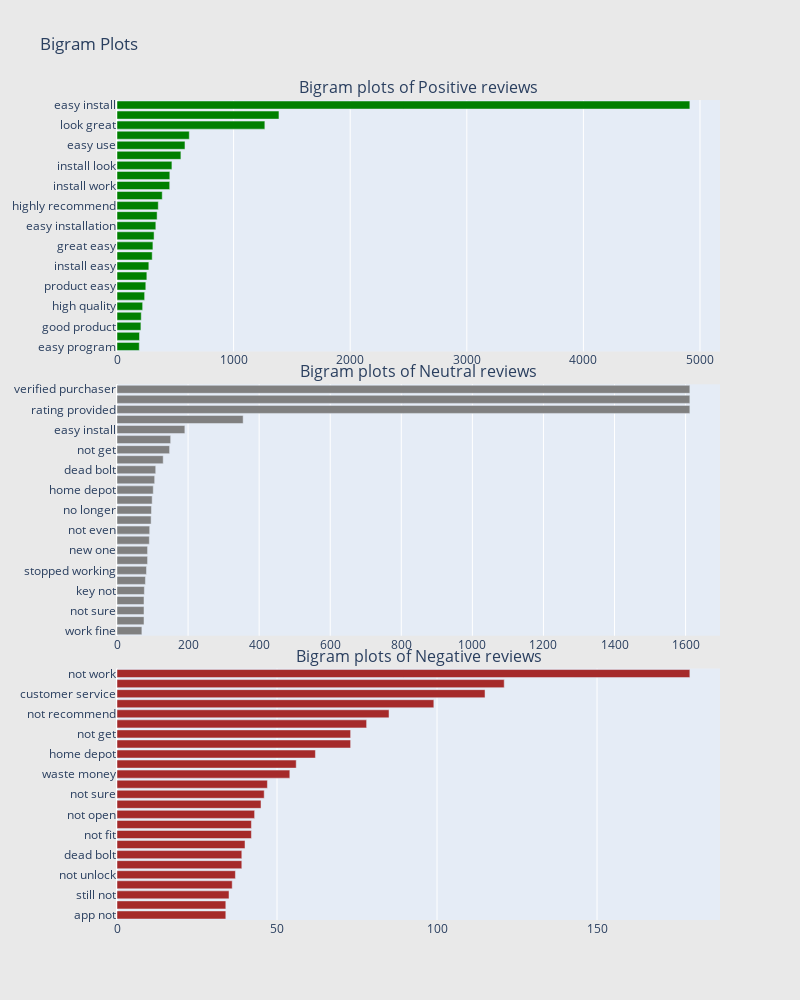

The code cell stored with this chart in its notebook:
### Markdown cell above
### Bi-gram analysis

### Code cell
#Visualize most frequent bigrams by polarity
configure_plotly_browser_state()
## Get the bar chart from positive reviews ##
freq_dict = defaultdict(int)
for sent in review_pos["CleanText"]:
    for word in generate_ngrams(sent,2):
        freq_dict[word] += 1
fd_sorted = pd.DataFrame(sorted(freq_dict.items(), key=lambda x: x[1])[::-1])
fd_sorted.columns = ["word", "wordcount"]
trace0 = horizontal_bar_chart(fd_sorted.head(25), 'green')

## Get the bar chart from neutral reviews ##
freq_dict = defaultdict(int)
for sent in review_neu["CleanText"]:
    for word in generate_ngrams(sent,2):
        freq_dict[word] += 1
fd_sorted = pd.DataFrame(sorted(freq_dict.items(), key=lambda x: x[1])[::-1])
fd_sorted.columns = ["word", "wordcount"]
trace1 = horizontal_bar_chart(fd_sorted.head(25), 'grey')

## Get the bar chart from negative reviews ##
freq_dict = defaultdict(int)
for sent in review_neg["CleanText"]:
    for word in generate_ngrams(sent,2):
        freq_dict[word] += 1
fd_sorted = pd.DataFrame(sorted(freq_dict.items(), key=lambda x: x[1])[::-1])
fd_sorted.columns = ["word", "wordcount"]
trace2 = horizontal_bar_chart(fd_sorted.head(25), 'brown')



# Creating two subplots
fig = tools.make_subplots(rows=3, cols=1, vertical_spacing=0.04,horizontal_spacing=0.25,
                          subplot_titles=["Bigram plots of Positive reviews", 
                                          "Bigram plots of Neutral reviews",
                                          "Bigram plots of Negative reviews"
                                          ])
fig.append_trace(trace0, 1, 1)
fig.append_trace(trace1, 2, 1)
fig.append_trace(trace2, 3, 1)


fig['layout'].update(height=1000, width=800, paper_bgcolor='rgb(233,233,233)', title="Bigram Plots")
iplot(fig, filename='word-plots')

### Figure 1 — Plotly figure (JSON) as saved in the notebook; plotly's stock layout.template omitted (floating-point values rounded to 4 significant figures)
{"data": [{"showlegend": false, "orientation": "h", "yaxis": "y", "y": ["easy program", "easy set", "good product", "home depot", "high quality", "work perfectly", "product easy", "look nice", "install easy", "great quality", "great easy", "well made", "easy installation", "super easy", "highly recommend", "look good", "install work", "good quality", "install look", "great product", "easy use", "work well", "look great", "work great", "easy install"], "xaxis": "x", "marker": {"color": "green"}, "x": [191, 193, 205, 208, 220, 237, 247, 256, 273, 302, 308, 318, 333, 344, 354, 388, 452, 453, 471, 548, 583, 620, 1268, 1389, 4913], "type": "bar"}, {"showlegend": false, "orientation": "h", "yaxis": "y2", "y": ["work fine", "no issue", "not sure", "not use", "key not", "worked great", "stopped working", "work well", "new one", "not buy", "not even", "not connect", "no longer", "app not", "home depot", "work great", "dead bolt", "no problem", "not get", "customer service", "easy install", "not work", "rating provided", "provided verified", "verified purchaser"], "xaxis": "x2", "marker": {"color": "grey"}, "x": [70, 76, 76, 76, 77, 80, 83, 86, 86, 91, 92, 96, 97, 99, 102, 106, 109, 130, 148, 151, 191, 355, 1612, 1612, 1612], "type": "bar"}, {"showlegend": false, "orientation": "h", "yaxis": "y3", "y": ["app not", "stop working", "still not", "first one", "not unlock", "not happy", "dead bolt", "not engage", "not fit", "key not", "not open", "product not", "not sure", "not connect", "waste money", "new one", "home depot", "not even", "not get", "no longer", "not recommend", "not buy", "customer service", "stopped working", "not work"], "xaxis": "x3", "marker": {"color": "brown"}, "x": [34, 34, 35, 36, 37, 39, 39, 40, 42, 42, 43, 45, 46, 47, 54, 56, 62, 73, 73, 78, 85, 99, 115, 121, 179], "type": "bar"}], "layout": {"xaxis": {"domain": [0, 1], "anchor": "y"}, "title": {"text": "Bigram Plots"}, "paper_bgcolor": "rgb(233,233,233)", "yaxis": {"domain": [0.6933, 1], "anchor": "x"}, "xaxis3": {"domain": [0, 1], "anchor": "y3"}, "xaxis2": {"domain": [0, 1], "anchor": "y2"}, "height": 1000, "width": 800, "yaxis2": {"domain": [0.3467, 0.6533], "anchor": "x2"}, "yaxis3": {"domain": [0, 0.3067], "anchor": "x3"}, "annotations": [{"yanchor": "bottom", "xref": "paper", "xanchor": "center", "yref": "paper", "text": "Bigram plots of Positive reviews", "y": 1, "x": 0.5, "font": {"size": 16}, "showarrow": false}, {"yanchor": "bottom", "xref": "paper", "xanchor": "center", "yref": "paper", "text": "Bigram plots of Neutral reviews", "y": 0.6533, "x": 0.5, "font": {"size": 16}, "showarrow": false}, {"yanchor": "bottom", "xref": "paper", "xanchor": "center", "yref": "paper", "text": "Bigram plots of Negative reviews", "y": 0.3067, "x": 0.5, "font": {"size": 16}, "showarrow": false}]}}
